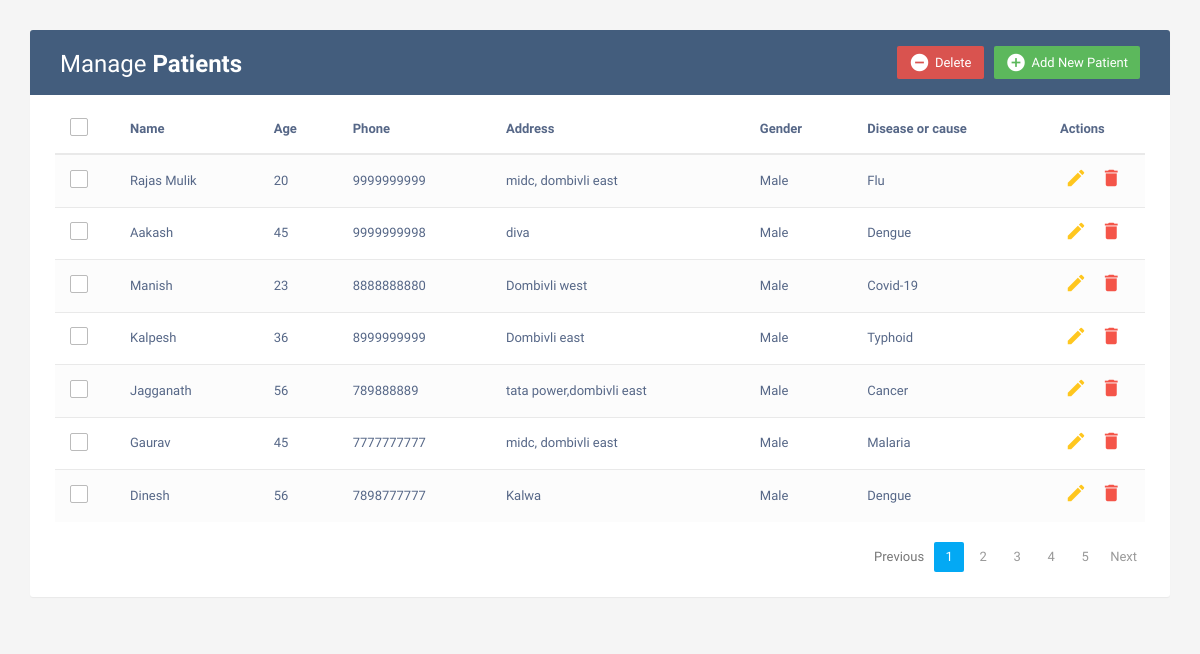
Page /patients on the committed database.
### home/models.py (models this page shows, shortened)
class Patient(models.Model):
    patient_Name = models.CharField(max_length=100)
    age = models.IntegerField()
    phone = models.IntegerField()
    email = models.TextField()
    gender = models.CharField(max_length=50)
    address = models.TextField()

### home/views.py (the view)
# urls.py: path('patients', views.patients, name='patients'),
def patients(request):
    pat = Patient.objects.all()
    context = {
        'pat':pat,
    }
    return render(request, 'patients.html', context)

### templates/patients.html (shortened to what this page needs)
<!DOCTYPE html>
<html lang="en">
<head>
<link rel="stylesheet" href="https://maxcdn.bootstrapcdn.com/font-awesome/4.7.0/css/font-awesome.min.css">
<link rel="stylesheet" href="https://maxcdn.bootstrapcdn.com/bootstrap/3.3.7/css/bootstrap.min.css">
  <body>
    <div class="container">
        <div class="table-wrapper">
            <div class="table-title">
                <div class="row">
                    <div class="col-sm-6">
						<h2>Manage <b>Patients</b></h2>
					</div>
					<div class="col-sm-6">
						<a href="#addEmployeeModal" class="btn btn-success" data-toggle="modal"><i class="material-icons">&#xE147;</i> <span>Add New Patient</span></a>
						<a href="#deleteEmployeeModal" class="btn btn-danger" data-toggle="modal"><i class="material-icons">&#xE15C;</i> <span>Delete</span></a>
					</div>
                </div>
            </div>
            <table class="table table-striped table-hover">
                <thead>
                    <tr>
						<th>
							<span class="custom-checkbox">
								<label for="selectAll"></label>
							</span>
						</th>
                        <th>Name</th>
						<th>Age</th>
                        <th>Phone</th>
                        <th>Address</th>
						<th>Gender</th>
						<th>Disease or cause</th>
                        <th>Actions</th>
                    </tr>
                </thead>
                <tbody>
					{% for i in pat %}
                    <tr>
						<td>
							<span class="custom-checkbox">
								<label for="checkbox1"></label>
							</span>
						</td>
                        <td>{{i.patient_Name}}</td>
						<td>{{i.age}}</td>
                        <td>{{i.phone}}</td>
						<td>{{i.email}}</td>
						<td>{{i.gender}}</td>
						<td>{{i.address}}</td>
                        <td>
                            <a href="#editEmployeeModal-{{forloop.counter}}" class="edit" data-toggle="modal"><i class="material-icons" data-toggle="tooltip" title="Edit">&#xE254;</i></a>
                            <a href="#deleteEmployeeModal-{{forloop.counter}}" class="delete" data-toggle="modal"><i class="material-icons" data-toggle="tooltip" title="Delete">&#xE872;</i></a>
                        </td>
                    </tr>
					{% endfor %}
                </tbody>
            </table>
			<div class="clearfix">
                <ul class="pagination">
                    <li class="page-item disabled"><a href="#">Previous</a></li>
                    <li class="page-item active"><a href="#" class="page-link">1</a></li>
                    <li class="page-item"><a href="#" class="page-link">2</a></li>
                    <li class="page-item "><a href="#" class="page-link">3</a></li>
                    <li class="page-item"><a href="#" class="page-link">4</a></li>
                    <li class="page-item"><a href="#" class="page-link">5</a></li>
                    <li class="page-item"><a href="#" class="page-link">Next</a></li>
                </ul>
            </div>
        </div>
    </div>
</body>
</html>

### templates/patients.html (style rules this page uses)
body { color: #566787; background: #f5f5f5; font-family: 'Varela Round', sans-serif; font-size: 13px; }
.table-wrapper { background: #fff; padding: 20px 25px; margin: 30px 0; border-radius: 3px; box-shadow: 0 1px 1px rgba(0,0,0,.05); }
.table-title { padding-bottom: 15px; background: #435d7d; color: #fff; padding: 16px 30px; margin: -20px -25px 10px; border-radius: 3px 3px 0 0; }
.table-title h2 { margin: 5px 0 0; font-size: 24px; }
.table-title .btn { color: #fff; float: right; font-size: 13px; border: none; min-width: 50px; border-radius: 2px; border: none; outline: none !important; margin-left: 10px; }
.table-title .btn i { float: left; font-size: 21px; margin-right: 5px; }
.table-title .btn span { float: left; margin-top: 2px; }
table.table tr th, table.table tr td { border-color: #e9e9e9; padding: 12px 15px; vertical-align: middle; }
table.table tr th:first-child { width: 60px; }
table.table tr th:last-child { width: 100px; }
table.table-striped tbody tr:nth-of-type(odd) { background-color: #fcfcfc; }
table.table td:last-child i { opacity: 0.9; font-size: 22px; margin: 0 5px; }
table.table td a { font-weight: bold; color: #566787; display: inline-block; text-decoration: none; outline: none !important; }
table.table td a.edit { color: #FFC107; }
table.table td a.delete { color: #F44336; }
table.table td i { font-size: 19px; }
.pagination { float: right; margin: 0 0 5px; }
.pagination li a { border: none; font-size: 13px; min-width: 30px; min-height: 30px; color: #999; margin: 0 2px; line-height: 30px; border-radius: 2px !important; text-align: center; padding: 0 6px; }
.pagination li.active a, .pagination li.active a.page-link { background: #03A9F4; }
.custom-checkbox { position: relative; }
.custom-checkbox label:before { width: 18px; height: 18px; }
.custom-checkbox label:before { content: ''; margin-right: 10px; display: inline-block; vertical-align: text-top; background: white; border: 1px solid #bbb; border-radius: 2px; box-sizing: border-box; z-index: 2; }

### rows in the picture
Patient: patient_Name "Rajas Mulik", age "20", phone "9999999999", email "midc, dombivli east", gender "Male", address "Flu"
Patient: patient_Name "Aakash", age "45", phone "9999999998", email "diva", gender "Male", address "Dengue"
Patient: patient_Name "Manish", age "23", phone "8888888880", email "Dombivli west", gender "Male", address "Covid-19"
Patient: patient_Name "Kalpesh", age "36", phone "8999999999", email "Dombivli east", gender "Male", address "Typhoid"
Patient: patient_Name "Jagganath", age "56", phone "789888889", email "tata power,dombivli east", gender "Male", address "Cancer"
Patient: patient_Name "Gaurav", age "45", phone "7777777777", email "midc, dombivli east", gender "Male", address "Malaria"
Patient: patient_Name "Dinesh", age "56", phone "7898777777", email "Kalwa", gender "Male", address "Dengue"
